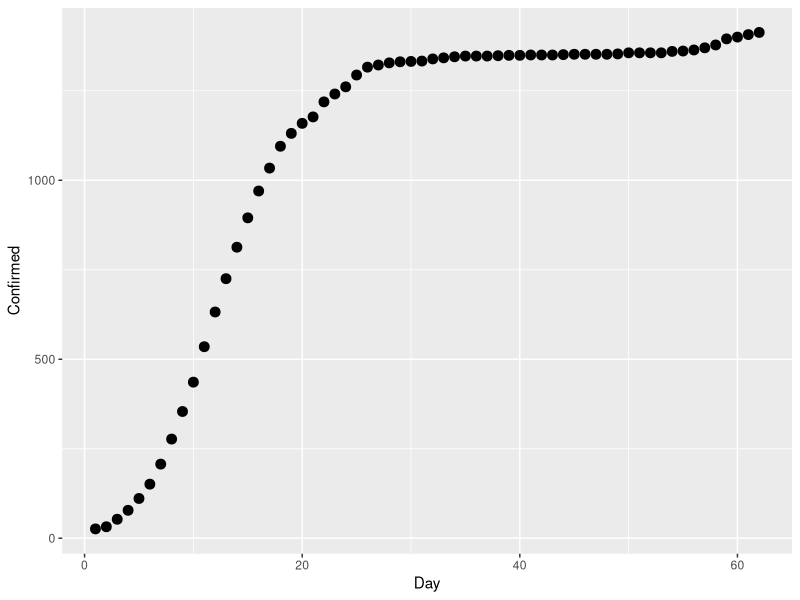

The R source for this figure:
#set working directory
setwd("C:/Users/mjiho/ac-disease-modelling/")

#load libraries
library(ggplot2) #for plotting
library(reshape2) #for reshaping data
library(deSolve) #for solving DEs
library(minpack.lm) #least squares using lm algorithm

#load data
data_guangdon <- read.csv("R-model/Margaret/reformatted_data2.csv", header=TRUE, fileEncoding="UTF-8-BOM")

ggplot(data=data_guangdon, aes(x=Day, y=Confirmed))+geom_point(size=3)


rates=function(t, h, params){
 # define parameters
  c=params$c
  beta=params$beta
  q=params$q
  delta=params$delta
  lambda=params$lambda
  rho=params$rho
  delta_I=params$delta_I
  delta_q=params$delta_q
  gamma_I=params$gamma_I
  gamma_A=params$gamma_A
  gamma_H=params$gamma_H
  alpha=params$alpha
  theta=params$theta
  
  r=rep(0, length(h))
  r[1]=-(beta*c+c*q*(1-beta))*h["S"]*(h["I"]+theta*h["A"])+lambda*h["S_q"] 
  r[2]=beta*c*(1-q)*h["S"]*(h["I"]+theta*h["A"])-delta*h["E"]
  r[3]=delta*rho*h["E"]-(delta_I+alpha+gamma_I)*h["I"]
  r[4]=delta*(1-rho)*h["E"]-gamma_A*h["A"]
  r[5]=(1-beta)*c*q*h["S"]*(h["I"]+theta*h["A"])-lambda*h["S_q"]
  r[6]=beta*c*q*h["S"]*(h["I"]+theta*h["A"])-delta_q*h["E_q"]
  r[7]=delta_I*h["I"]+delta_q*h["E_q"]-(alpha+gamma_H)*h["H"] 
  r[8]=gamma_I*h["I"]+gamma_A*h["A"]+gamma_H*h["H"]
  
  return(list(r))
}

ICs=c(S=1000, E=0, I=200, A=0, S_q=0, E_q=0, H=0, R=0)

t=data_guangdon$Day

params=list(c=14.781, 
            beta=0.000000021, 
            q=0.000000189, 
            delta=0.142857143, 
            lambda=0.071428571, 
            rho=0.86834, 
            delta_I=0.13266, 
            delta_q=0.1259,
            gamma_I=0.33029,
            gamma_A=0.13978, 
            gamma_H=0.11624,
            alpha=0.0000178,
            theta=0.2)

out=ode(y=ICs, times=t, func=rates, parms=params)

ssq=function(params){
  #initial concentration
  ICs=c(S=1000, E=0, I=200, A=0, S_q=0, E_q=0, H=0, R=0)
  t=c(seq(0, 5, 62, 0.1), data_guangdon$Day)
  t=sort(unique(t))
  
  c=params[1]
  beta=params[2]
  q=params[3]
  delta=params[4]
  lambda=param[5]
  rho=params[6]
  delta_I=params[7]
  delta_q=params[8]
  gamma_I=params[9]
  gamma_A=params[10]
  gamma_H=params[11]
  alpha=params[12]
  theta=params[13]
  
  out=ode(y=ICs, times=t, func=rates, 
          parms=list(c, beta, q, delta, lambda, rho, delta_I, delta_q, gamma_I, gamma_A, gamma_H, alpha, theta))
  
  outdf=data.frame(out)
  outdf=outdf[outdf$Day %in% data_guangdon$Day,]
  
  preddf=melt(outdf, id.var="Day", value.name="Confirmed")
  expdf=melt(data_guangdon, id.var="Day", value.name="Confirmed")
  ssqres=preddf$Confirmed-expdf$Confirmed
  
  return(ssqres)
  
}
